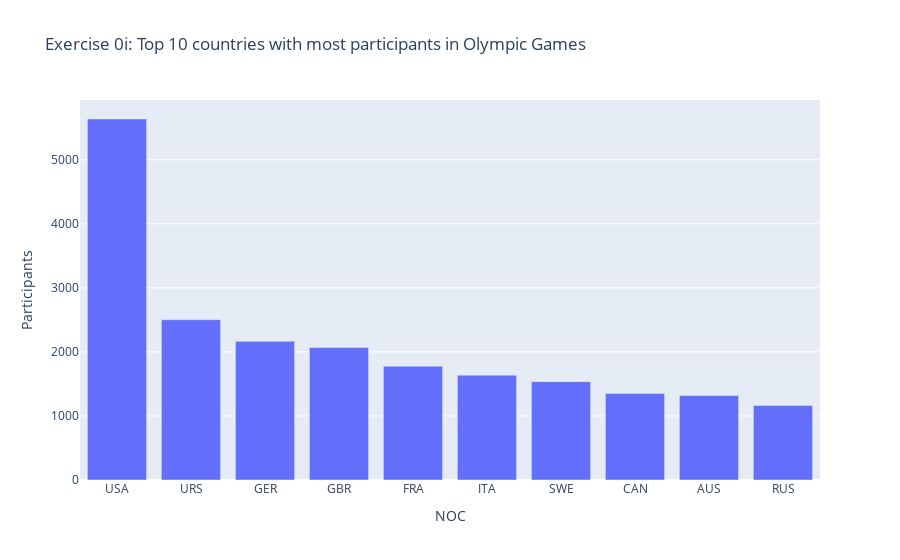

The cell this chart's notebook holds for it:
### Code cell
athlete_events_all = athlete_events.groupby("NOC").count() #Grouping all columns based on "NOC" (shortcut for Countries).
athlete_events_all = athlete_events_all.sort_values(by="Medal", ascending = False)
athlete_events_all=  athlete_events_all.reset_index().head(10)
athlete_events_all=  athlete_events_all.rename({"Medal" : "Participants"}, axis = "columns")
fig2 = px.bar(athlete_events_all,x= "NOC", y = "Participants", title = "Exercise 0i: Top 10 countries with most participants in Olympic Games")
fig2.show()

### Figure 1 — Plotly figure (JSON) as saved in the notebook; plotly's stock layout.template omitted (floating-point values rounded to 4 significant figures)
{"data": [{"alignmentgroup": "True", "hovertemplate": "NOC=%{x}<br>Participants=%{y}<extra></extra>", "legendgroup": "", "marker": {"color": "#636efa", "pattern": {"shape": ""}}, "name": "", "offsetgroup": "", "orientation": "v", "showlegend": false, "textposition": "auto", "type": "bar", "x": ["USA", "URS", "GER", "GBR", "FRA", "ITA", "SWE", "CAN", "AUS", "RUS"], "xaxis": "x", "y": [5637, 2503, 2165, 2068, 1777, 1637, 1536, 1352, 1320, 1165], "yaxis": "y"}], "layout": {"barmode": "relative", "legend": {"tracegroupgap": 0}, "title": {"text": "Exercise 0i: Top 10 countries with most participants in Olympic Games"}, "xaxis": {"anchor": "y", "domain": [0, 1], "title": {"text": "NOC"}}, "yaxis": {"anchor": "x", "domain": [0, 1], "title": {"text": "Participants"}}}}
